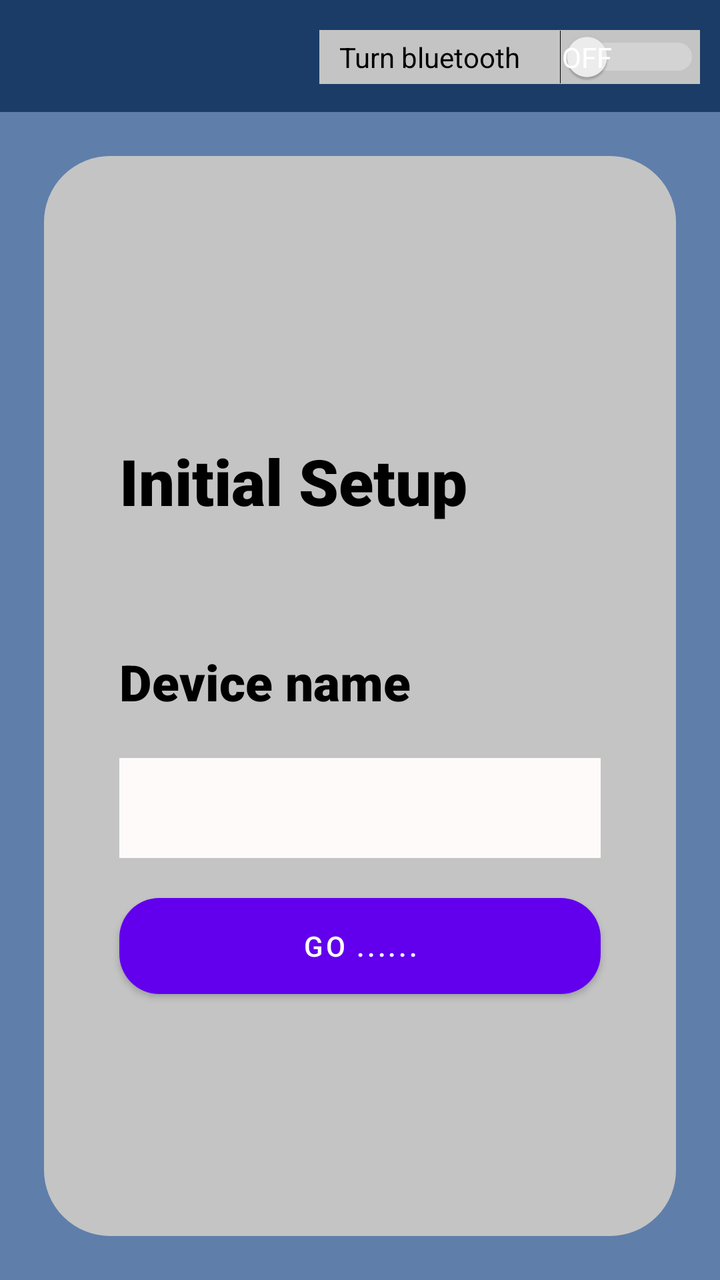
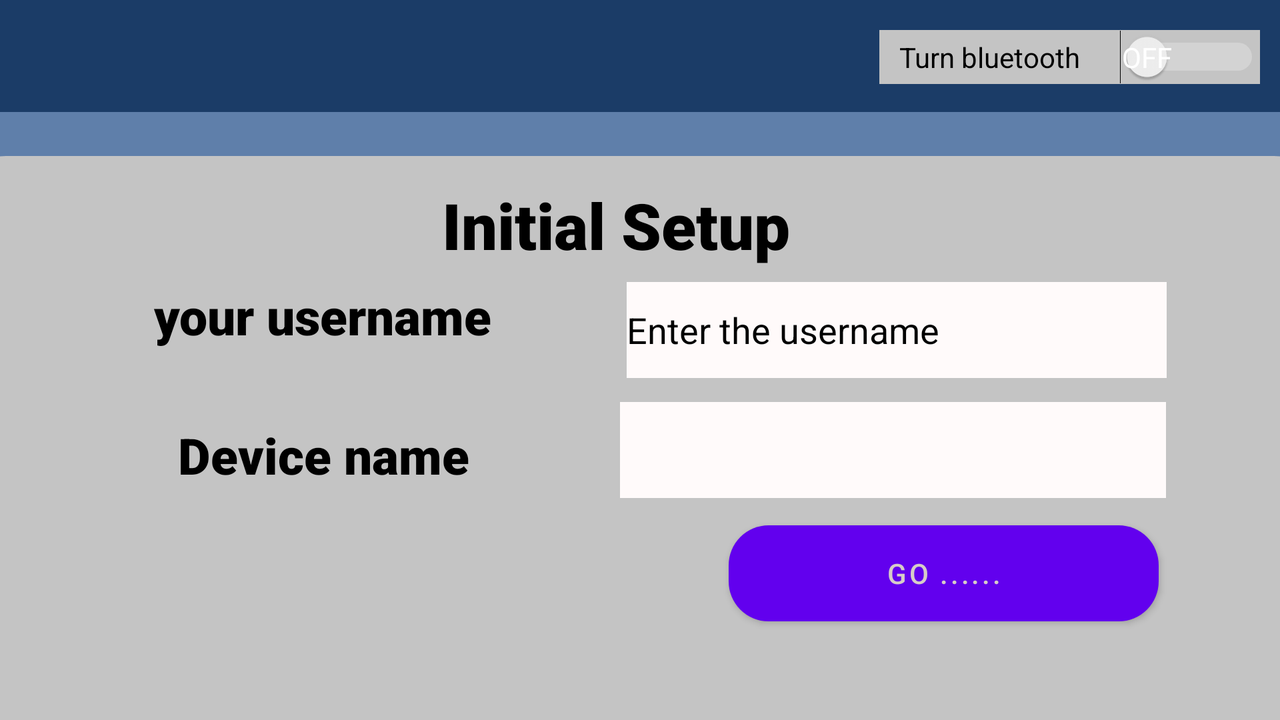

Compare how this app lays out the same screen by default and in its alternative resource folder. The renders come first, then the two layout files and the values they reference.
<!-- AndroidManifest.xml: application theme Theme.Bluetooth_Chat_Application -->
<!-- res/layout/activity_main.xml -->
<?xml version="1.0" encoding="utf-8"?>
<LinearLayout xmlns:android="http://schemas.android.com/apk/res/android"
    xmlns:app="http://schemas.android.com/apk/res-auto"
    xmlns:tools="http://schemas.android.com/tools"
    android:layout_width="match_parent"
    android:layout_height="match_parent"
    android:orientation="vertical"
    android:layout_gravity="center"
    android:layout_centerInParent="true"
    android:background="@color/background"
    android:id="@+id/main"
    tools:context=".MainActivity" >
        <include

                layout="@layout/toolbar_main"
                android:id="@+id/toolbar"
                />

        <LinearLayout
            android:layout_width="match_parent"
            android:layout_height="match_parent"
            android:gravity="center"
            android:layout_margin="20dp"
            android:padding="@dimen/speech_bubble_corners"
            android:background="@drawable/shape"

            android:orientation="vertical">

                <TextView
                    android:id="@+id/initialsetup"
                    android:layout_width="match_parent"
                    android:layout_height="50dp"
                    android:layout_marginLeft="40dp"
                    android:layout_marginTop="20dp"
                    android:layout_marginRight="40dp"
                    android:layout_marginBottom="50sp"
                    android:fontFamily="sans-serif-black"
                    android:text="Initial Setup"
                    android:textColor="@color/black"
                    android:textSize="32sp" />


                <TextView
                    android:id="@+id/divicename"
                    android:layout_width="match_parent"
                    android:layout_height="50dp"
                    android:layout_marginLeft="40dp"
                    android:layout_marginTop="5dp"
                    android:layout_marginRight="40dp"
                    android:fontFamily="sans-serif-black"
                    android:text="Device name"
                    android:textColor="@color/black"

                    android:textSize="25sp" />

                <TextView

                    android:id="@+id/devname"
                    android:layout_width="match_parent"
                    android:layout_height="50dp"
                    android:layout_marginLeft="40dp"
                    android:layout_marginTop="5dp"
                    android:layout_marginRight="40dp"
                    android:background="#FFFAFA"
                    android:textColor="@color/black" />

                <Button
                    android:id="@+id/gobtn"
                    android:layout_width="match_parent"
                    android:layout_height="wrap_content"
                    android:layout_gravity="center"
                    android:layout_marginLeft="40dp"
                    android:layout_marginTop="20dp"
                    android:layout_marginRight="40dp"
                    android:layout_weight="0"
                    android:background="@drawable/roundedbutton"
                    android:padding="6dp"
                    android:text="Go ......" />


        </LinearLayout>

</LinearLayout>
<!-- res/layout/toolbar_main.xml (included above) -->
<androidx.appcompat.widget.Toolbar
    xmlns:android="http://schemas.android.com/apk/res/android"
    android:layout_width="match_parent"
    android:layout_height="?attr/actionBarSize"
    android:background="@color/toolbar"
    android:layout_marginLeft="0dp"
    android:layout_marginRight="0dp"
    android:layout_marginTop="0dp"
    android:theme="@style/ThemeOverlay.AppCompat.Dark.ActionBar" >
    <Switch
        android:id="@+id/bluetooth_enable"
        android:background="@color/bluetoothbutton"
        android:layout_width="wrap_content"
        android:layout_height="wrap_content"
        android:layout_gravity="right"
        android:layout_marginTop="15dp"
        android:layout_marginRight="10dp"
        android:showText="true"
        android:text="Turn bluetooth"
        android:paddingLeft="10dp"
        android:switchPadding="20dp"
       android:switchMinWidth="70dp"
        android:textOff="Off"
        android:textColor="@color/black"
        android:onClick="onSwitchClicked"
        android:textOn="On" />
</androidx.appcompat.widget.Toolbar>
<!-- resources referenced by this layout -->
<resources>
  <color name="background">#5F7FAA</color>
  <color name="black">#FF000000</color>
  <color name="bluetoothbutton">#C4C4C4</color>
  <color name="toolbar">#1B3C67</color>
  <!-- drawable roundedbutton (drawable) -->
  <?xml version="1.0" encoding="utf-8"?>
  <shape xmlns:android="http://schemas.android.com/apk/res/android" android:shape="rectangle">
      <solid android:color="@color/background" />
      <corners android:radius="20dp" />
  </shape>
  <!-- drawable shape (drawable) -->
  <?xml version="1.0" encoding="utf-8"?>
  <shape xmlns:android="http://schemas.android.com/apk/res/android"
      android:shape="rectangle">
      <solid android:color="@color/centralcolor">
  
      </solid>
      <stroke android:width="2dp"
          android:color="@color/background">
  
      </stroke>
      <padding android:left="5dp"
          android:top="5dp"
          android:right="5dp"
          android:bottom="5dp"
          >
  
      </padding>
      <corners android:radius="34dp"></corners>
  </shape>
  <style name="Theme.Bluetooth_Chat_Application" parent="Theme.MaterialComponents.DayNight.NoActionBar">
          
          <item name="colorPrimary">@color/purple_500</item>
          <item name="colorPrimaryVariant">@color/purple_700</item>
          <item name="colorOnPrimary">@color/white</item>
          
          <item name="colorSecondary">@color/teal_200</item>
          <item name="colorSecondaryVariant">@color/teal_700</item>
          <item name="colorOnSecondary">@color/black</item>
          
          <item name="android:statusBarColor" tools:targetApi="l">@color/background</item>
          
      </style>
  <color name="centralcolor">#C4C4C4</color>
  <color name="purple_500">#FF6200EE</color>
  <color name="purple_700">#FF3700B3</color>
  <color name="white">#FFFFFFFF</color>
  <color name="teal_200">#FF03DAC5</color>
  <color name="teal_700">#FF018786</color>
</resources>
<!-- res/layout-land/activity_main.xml (the repository's variant of the layout above) -->
<!-- drawn on the phone turned sideways -->
<?xml version="1.0" encoding="utf-8"?>
<LinearLayout xmlns:android="http://schemas.android.com/apk/res/android"
    xmlns:app="http://schemas.android.com/apk/res-auto"
    xmlns:tools="http://schemas.android.com/tools"
    android:layout_width="match_parent"
    android:layout_height="match_parent"
    android:orientation="vertical"
    android:layout_gravity="center"
    android:layout_centerInParent="true"
    android:background="@color/background"

    tools:context=".MainActivity" >
        <include

                layout="@layout/toolbar_main"
                android:id="@+id/toolbar"
                />

        <androidx.constraintlayout.widget.ConstraintLayout
            android:id="@+id/linearLayout"
            android:layout_width="704dp"
            android:layout_height="321dp"
            android:layout_gravity="center"

            android:layout_margin="20dp"
            android:background="@drawable/shape">

                <TextView
                    android:id="@+id/initialsetup"
                    android:layout_width="304dp"
                    android:layout_height="46dp"
                    android:layout_marginStart="248dp"
                    android:layout_marginTop="10dp"
                    android:layout_marginBottom="30dp"
                    android:fontFamily="sans-serif-black"
                    android:text="Initial Setup"
                    android:textColor="@color/black"
                    android:textSize="32sp"
                    app:layout_constraintBottom_toTopOf="@+id/usertextview"
                    app:layout_constraintStart_toStartOf="parent"
                    app:layout_constraintTop_toTopOf="parent" />

                <Button

                    android:id="@+id/gobtn"
                    android:layout_width="215dp"
                    android:layout_height="48dp"
                    android:layout_marginTop="5dp"
                    android:layout_marginBottom="52dp"
                    android:background="@drawable/roundedbutton"
                    android:padding="6dp"
                    android:text="Go ......"
                    android:textColor="#D7CCC8"
                    app:layout_constraintBottom_toBottomOf="parent"
                    app:layout_constraintEnd_toEndOf="parent"
                    app:layout_constraintHorizontal_bias="0.817"
                    app:layout_constraintStart_toStartOf="parent"
                    app:layout_constraintTop_toBottomOf="@+id/devname"
                    app:layout_constraintVertical_bias="0.227" />

                <EditText

                    android:id="@+id/editText"
                    android:layout_width="270dp"
                    android:layout_height="48dp"
                    android:layout_marginTop="4dp"
                    android:background="#FFFAFA"
                    android:hint="Enter the username"
                    android:inputType="text"
                    android:textColor="@color/black"
                    android:textColorHint="@color/black"
                    app:layout_constraintEnd_toEndOf="parent"
                    app:layout_constraintHorizontal_bias="0.445"
                    app:layout_constraintStart_toEndOf="@+id/usertextview"
                    app:layout_constraintTop_toBottomOf="@+id/initialsetup" />

                <TextView
                    android:id="@+id/usertextview"
                    android:layout_width="wrap_content"
                    android:layout_height="wrap_content"
                    android:layout_marginStart="104dp"
                    android:layout_marginTop="4dp"

                    android:fontFamily="sans-serif-black"
                    android:text="your username"
                    android:textColor="@color/black"
                    android:textSize="25sp"
                    app:layout_constraintStart_toStartOf="parent"
                    app:layout_constraintTop_toBottomOf="@+id/initialsetup" />

                <TextView
                    android:id="@+id/divicename"
                    android:layout_width="177dp"
                    android:layout_height="47dp"
                    android:layout_marginStart="116dp"
                    android:layout_marginTop="36dp"

                    android:fontFamily="sans-serif-black"
                    android:text="Device name"
                    android:textColor="@color/black"
                    android:textSize="25sp"
                    app:layout_constraintStart_toStartOf="parent"
                    app:layout_constraintTop_toBottomOf="@+id/usertextview" />

                <TextView

                    android:id="@+id/devname"
                    android:layout_width="273dp"
                    android:layout_height="48dp"
                    android:layout_marginTop="12dp"
                    android:background="#FFFAFA"
                    android:textColor="@color/black"
                    app:layout_constraintEnd_toEndOf="parent"
                    app:layout_constraintHorizontal_bias="0.345"
                    app:layout_constraintStart_toEndOf="@+id/divicename"
                    app:layout_constraintTop_toBottomOf="@+id/editText" />


        </androidx.constraintlayout.widget.ConstraintLayout>

</LinearLayout>
